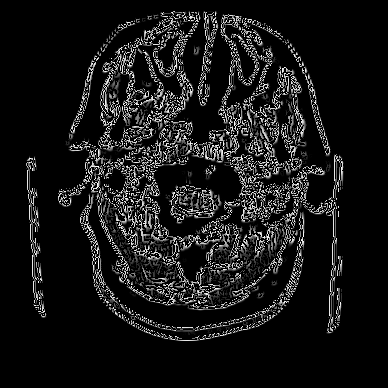
#> input picture data/nonMaximumSuppression.bmp, 388 x 388 px, given in place of the camera
$ python canny_python.py
#> lines starting #> are read from the running program, lines starting #| are printed output that depends on the picture; after the words box and inside, x2 and y2 are one past the last pixel; in counts of white or black regions, pixels touching at a corner belong together
import cv2
import time

def main():

    cap = cv2.VideoCapture(0)

    if not cap.isOpened():
        print("Cannot open camera")
        return


    while True:

        ret, frame = cap.read()
#> frame is the input picture: shape (388, 388, 3); min 0, max 255, mean 22.6

        if not ret:
            print("Can't receive frame (stream end?). Exiting ...")
            break
        frame = cv2.resize(frame, (1024, 1024))
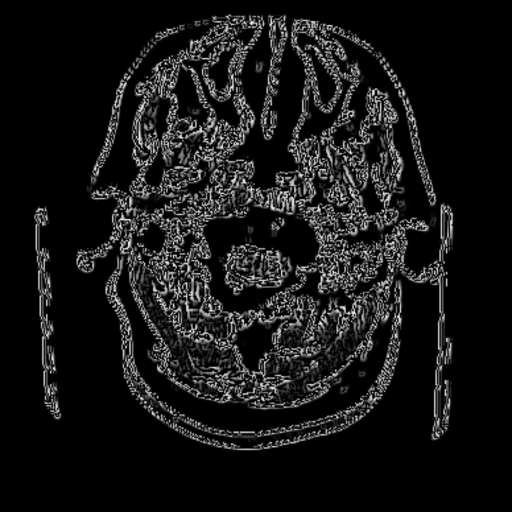
#> frame: shape (1024, 1024, 3) (shown at 1/2 size); min 0, max 253, mean 22.6
        cv2.imwrite("./test.bmp", frame)
        start_time = time.time()
        gray = cv2.cvtColor(frame, cv2.COLOR_BGR2GRAY)
        kernel_size = 5
        blur_gray = cv2.GaussianBlur(gray,(kernel_size, kernel_size), 1.4)
        edges = cv2.Canny(blur_gray, 50, 64)
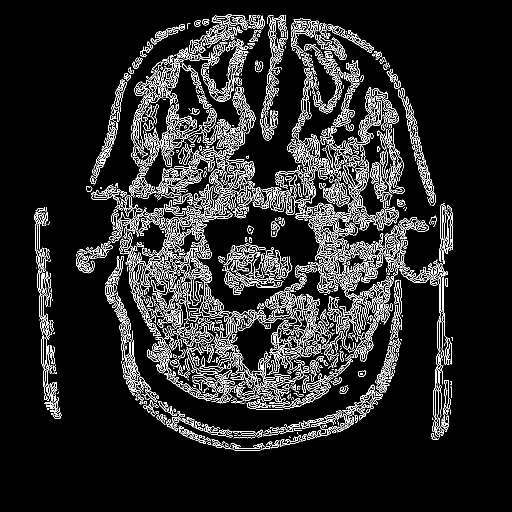
#> edges: shape (1024, 1024) (shown at 1/2 size); 9.5% white in thin lines or dots, all inside (x1, y1, x2, y2) = (68, 28, 906, 901)

        end_time = time.time()
        frame_time = end_time - start_time
        print(frame_time)
        #cv2.putText(edges, f'Time: {frame_time:.3f}s', (10, 30), cv2.FONT_HERSHEY_SIMPLEX, 1, (255, 255, 255), 2)

        #cv2.imshow('Original', frame)
        cv2.imshow('Canny Edges', edges)

        if cv2.waitKey(1) & 0xFF == ord('q'):
#> (key q is pressed here)
            break

    cap.release()
    cv2.destroyAllWindows()

if __name__ == "__main__":
    main()

$ run again, on data/t.bmp
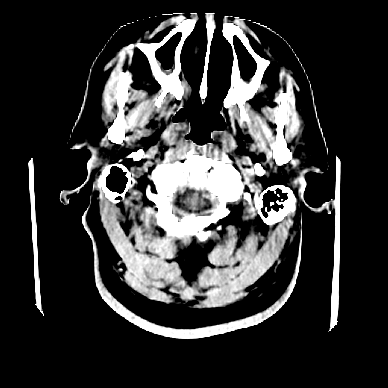
#> input picture data/t.bmp, 388 x 388 px, given in place of the camera
#> in main, frame is the input picture: shape (388, 388, 3); min 0, max 255, mean 52
#> in main, `frame = cv2.resize(frame, (1024, 1024))`:
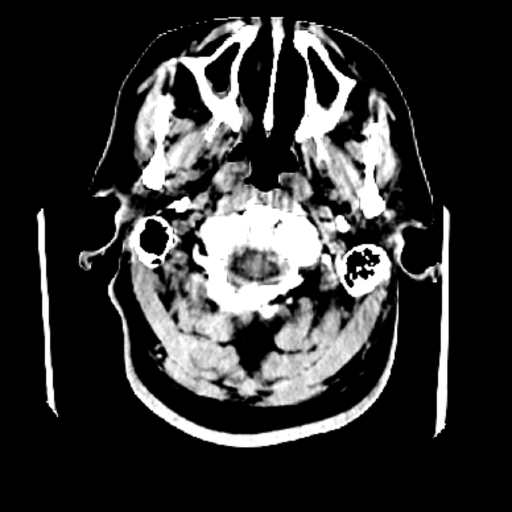
#> frame: shape (1024, 1024, 3) (shown at 1/2 size); min 0, max 255, mean 52
#> in main, `edges = cv2.Canny(blur_gray, 50, 64)`:
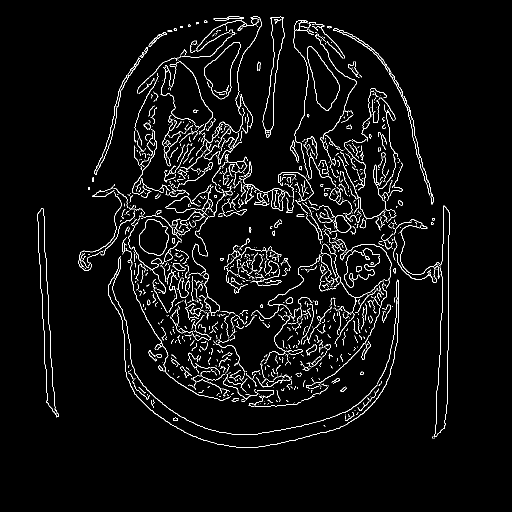
#> edges: shape (1024, 1024) (shown at 1/2 size); 3.7% white in thin lines or dots, all inside (x1, y1, x2, y2) = (74, 33, 900, 895)
